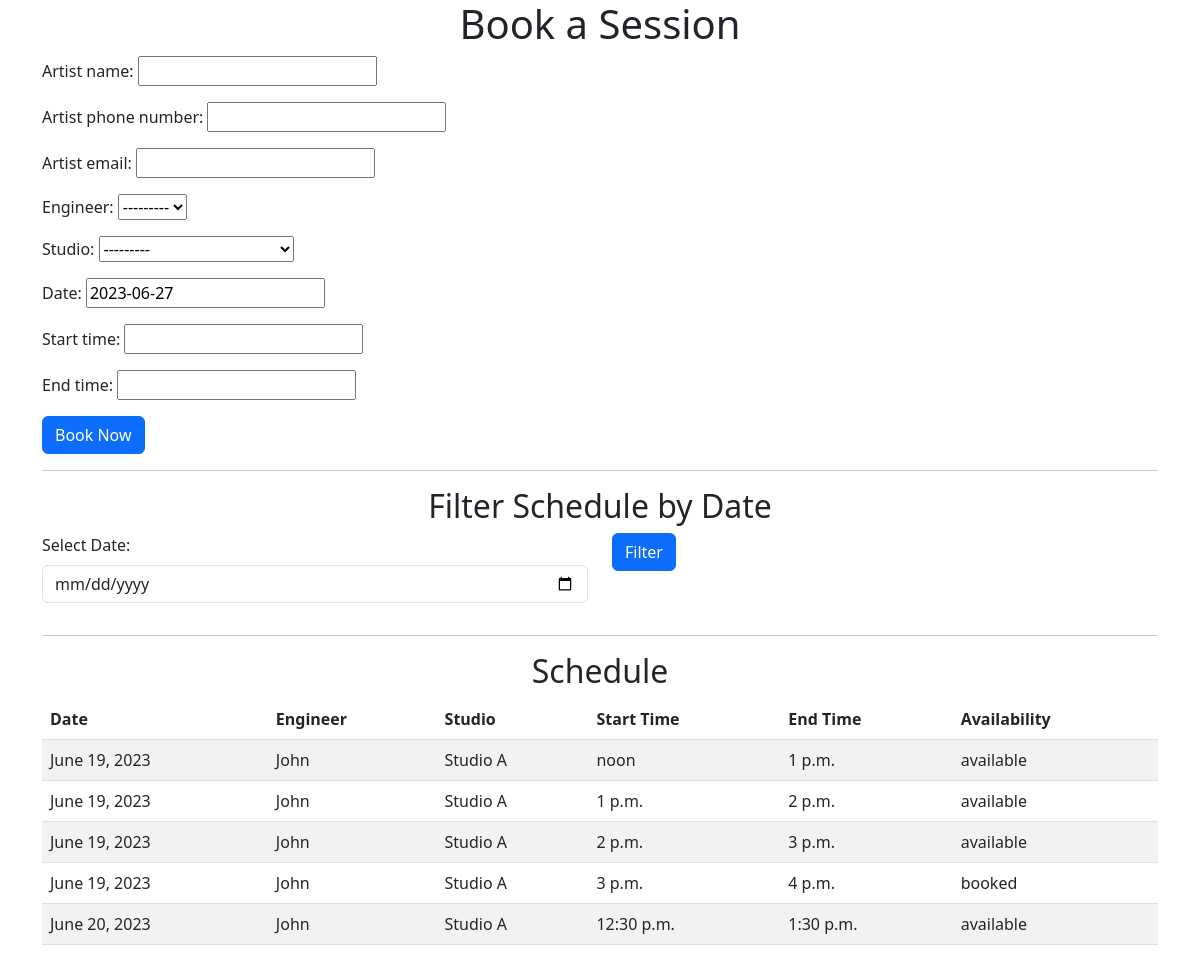
The app's page /booking/book/, older data.
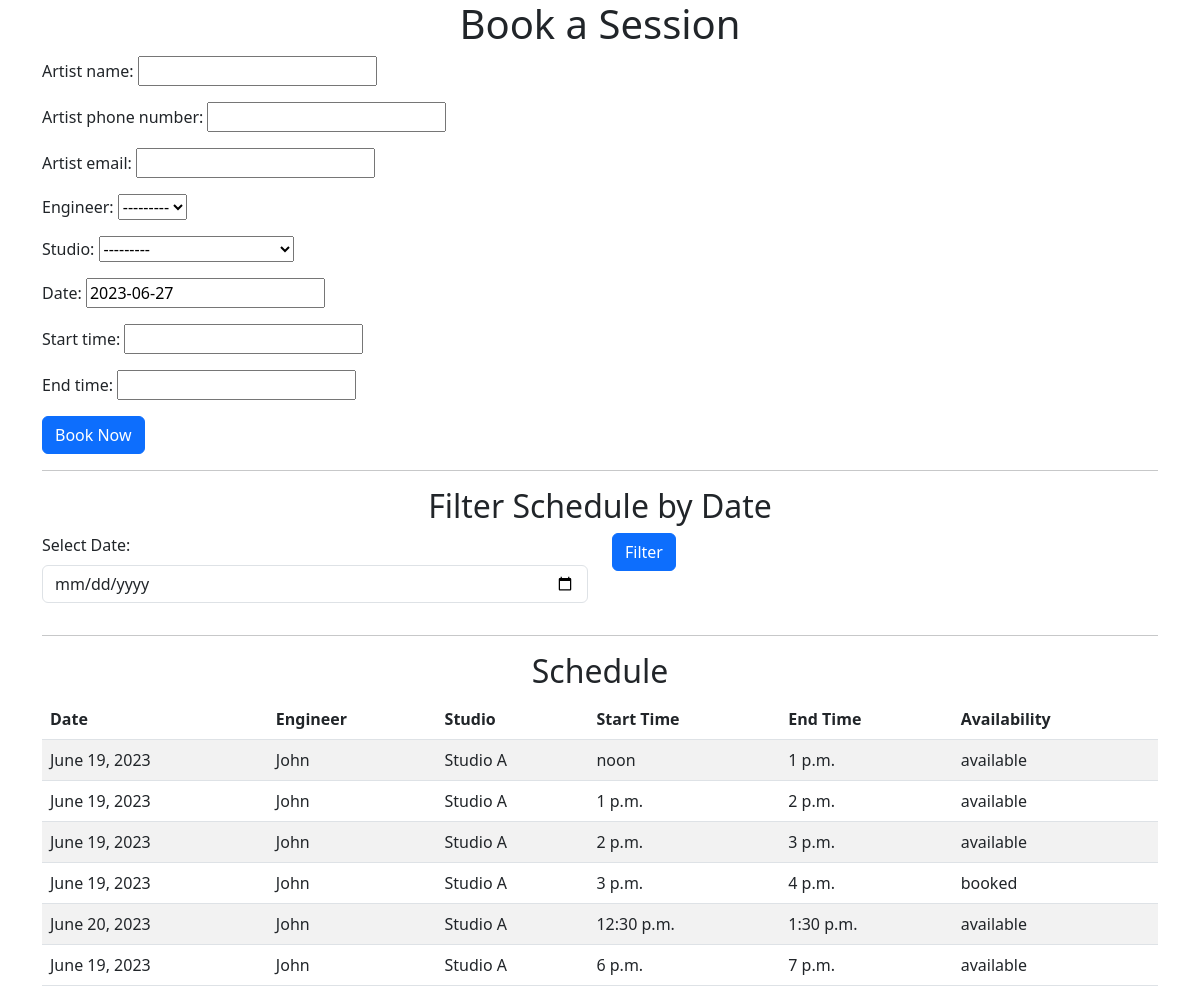
The same page, newer data.
### booking/models.py (models this page shows, shortened)
class Schedule(models.Model):
    AVAILABILITY_CHOICES = [
        ('available', 'Available'),
        ('booked', 'Booked'),
    ]
    engineer = models.ForeignKey(Engineer, on_delete=models.CASCADE)
    studio = models.ForeignKey(Studio, on_delete=models.CASCADE)
    date = models.DateField(default=date.today)
    start_time = models.TimeField()
    end_time = models.TimeField()
    availability = models.CharField(max_length=10, choices=AVAILABILITY_CHOICES, default='available')

class Engineer(models.Model):
    name = models.CharField(max_length=255)
    start_work = models.TimeField()
    end_work = models.TimeField()
    contact_info = models.EmailField(null=True, blank=True)
    studio = models.ForeignKey(Studio, on_delete=models.CASCADE, null=True, blank=True)
    def __str__(self):
        return self.name

class Studio(models.Model):
    name = models.CharField(max_length=255)
    location = models.CharField(max_length=255)
    def __str__(self):
        return f'{self.name} ({self.location})'

### booking/views.py (the view)
# urls.py: path('book/', BookingView, name='book'),
def BookingView(request):
    if request.method == 'POST':
        form = BookingForm(request.POST)
        if form.is_valid():
            form.save()
            return redirect('booking:confirmation')  # Redirect to the confirmation page
    else:
        form = BookingForm()
    selected_date = request.GET.get('date')  # Get the selected date from the request's GET parameters
    if selected_date:
        schedule_list = Schedule.objects.filter(date=selected_date)
    else:
        schedule_list = Schedule.objects.all()
    context = {
        'form': form,
        'schedule_list': schedule_list,
    }
    return render(request, 'booking/booking.html', context)

### booking/forms.py (shortened to what this page needs)
class BookingForm(forms.ModelForm):
    class Meta:
        model = Booking
        fields = ['artist_name', 'artist_phone_number', 'artist_email', 'engineer', 'studio', 'date', 'start_time', 'end_time']
    def __init__(self, *args, **kwargs):
        super().__init__(*args, **kwargs)
        self.fields['artist_name'].initial = ''
        self.fields['artist_phone_number'].initial = ''
        self.fields['artist_email'].initial = ''

### booking/templates/booking/booking.html (shortened to what this page needs)
<!DOCTYPE html>
<html>
<head>
  <link rel="stylesheet" href="https://cdn.jsdelivr.net/npm/bootstrap@5.3.0/dist/css/bootstrap.min.css">
</head>
<body>
  <div class="container">
    <h1 class="text-center">Book a Session</h1>
    <form method="post">
      <div class="form-group">
        {{ form.artist_name.label_tag }}
        {{ form.artist_name }}
      </div>
      <div class="form-group">
        {{ form.artist_phone_number.label_tag }}
        {{ form.artist_phone_number }}
      </div>
      <div class="form-group">
        {{ form.artist_email.label_tag }}
        {{ form.artist_email }}
      </div>
      <div class="form-group">
        {{ form.engineer.label_tag }}
        {{ form.engineer }}
      </div>
      <div class="form-group">
        {{ form.studio.label_tag }}
        {{ form.studio }}
      </div>
      <div class="form-group">
        {{ form.date.label_tag }}
        {{ form.date }}
      </div>
      <div class="form-group">
        {{ form.start_time.label_tag }}
        {{ form.start_time }}
      </div>
      <div class="form-group">
        {{ form.end_time.label_tag }}
        {{ form.end_time }}
      </div>
      <button type="submit" class="btn btn-primary">Book Now</button>
    </form>
    <hr>
    <h2 class="text-center">Filter Schedule by Date</h2>
    <form method="get">
      <div class="row">
        <div class="col-md-8 col-lg-6">
          <div class="form-group">
            <label for="date" class="form-label">Select Date:</label>
            <input type="date" id="date" name="date" class="form-control">
          </div>
        </div>
        <div class="col-md-4 col-lg-2">
          <div class="form-group">
            <button type="submit" class="btn btn-primary">Filter</button>
          </div>
        </div>
      </div>
    </form>
    <hr>
    <h2 class="text-center">Schedule</h2>
    <div class="table-responsive">
      <table class="table table-striped">
        <thead>
          <tr>
            <th>Date</th>
            <th>Engineer</th>
            <th>Studio</th>
            <th>Start Time</th>
            <th>End Time</th>
            <th>Availability</th>
          </tr>
        </thead>
        <tbody>
          {% for schedule in schedule_list %}
            <tr>
              <td>{{ schedule.date }}</td>
              <td>{{ schedule.engineer.name }}</td>
              <td>{{ schedule.studio.name }}</td>
              <td>{{ schedule.start_time }}</td>
              <td>{{ schedule.end_time }}</td>
              <td>{{ schedule.availability }}</td>
            </tr>
          {% empty %}
            <tr>
              <td colspan="6">No schedule available</td>
            </tr>
          {% endfor %}
        </tbody>
      </table>
    </div>
  </div>
</body>
</html>

### booking/templates/booking/booking.html (style rules this page uses)
.form-group { margin-bottom: 1rem; }

Row changes from the older to the newer data that the page shows:
added Schedule: date "June 19, 2023", engineer.name "John", studio.name "Studio A", start_time "6 p.m.", end_time "7 p.m.", availability "available"
